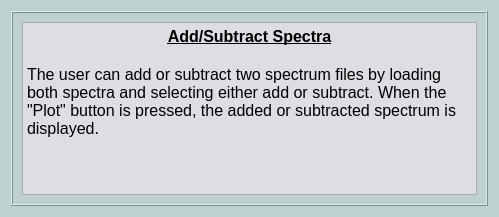
<?xml version="1.0" encoding="UTF-8"?>
<ui version="4.0">
 <class>Dialog</class>
 <widget class="QDialog" name="Dialog">
  <property name="geometry">
   <rect>
    <x>0</x>
    <y>0</y>
    <width>499</width>
    <height>217</height>
   </rect>
  </property>
  <property name="windowTitle">
   <string>Dialog</string>
  </property>
  <property name="styleSheet">
   <string notr="true">background-color: rgb(190, 209, 206);</string>
  </property>
  <layout class="QGridLayout" name="gridLayout">
   <item row="0" column="0">
    <widget class="QFrame" name="frame">
     <property name="frameShape">
      <enum>QFrame::Box</enum>
     </property>
     <property name="frameShadow">
      <enum>QFrame::Raised</enum>
     </property>
     <layout class="QGridLayout" name="gridLayout_2">
      <item row="0" column="0">
       <widget class="QTextBrowser" name="textBrowser">
        <property name="styleSheet">
         <string notr="true">background-color: rgb(221, 221, 227);</string>
        </property>
        <property name="html">
         <string>&lt;!DOCTYPE HTML PUBLIC &quot;-//W3C//DTD HTML 4.0//EN&quot; &quot;http://www.w3.org/TR/REC-html40/strict.dtd&quot;&gt;
&lt;html&gt;&lt;head&gt;&lt;meta name=&quot;qrichtext&quot; content=&quot;1&quot; /&gt;&lt;style type=&quot;text/css&quot;&gt;
p, li { white-space: pre-wrap; }
&lt;/style&gt;&lt;/head&gt;&lt;body style=&quot; font-family:'MS Shell Dlg 2'; font-size:7.8pt; font-weight:400; font-style:normal;&quot;&gt;
&lt;p align=&quot;center&quot; style=&quot; margin-top:0px; margin-bottom:0px; margin-left:0px; margin-right:0px; -qt-block-indent:0; text-indent:0px;&quot;&gt;&lt;span style=&quot; font-size:12pt; font-weight:600; text-decoration: underline;&quot;&gt;Add/Subtract Spectra&lt;/span&gt;&lt;/p&gt;
&lt;p align=&quot;center&quot; style=&quot;-qt-paragraph-type:empty; margin-top:0px; margin-bottom:0px; margin-left:0px; margin-right:0px; -qt-block-indent:0; text-indent:0px; font-size:12pt; font-weight:600; text-decoration: underline;&quot;&gt;&lt;br /&gt;&lt;/p&gt;
&lt;p style=&quot; margin-top:0px; margin-bottom:0px; margin-left:0px; margin-right:0px; -qt-block-indent:0; text-indent:0px;&quot;&gt;&lt;span style=&quot; font-size:12pt;&quot;&gt;The user can add or subtract two spectrum files by loading both spectra and selecting either add or subtract. When the &amp;quot;Plot&amp;quot; button is pressed, the added or subtracted spectrum is displayed.&lt;/span&gt;&lt;/p&gt;&lt;/body&gt;&lt;/html&gt;</string>
        </property>
       </widget>
      </item>
     </layout>
    </widget>
   </item>
  </layout>
 </widget>
 <resources/>
 <connections/>
</ui>
